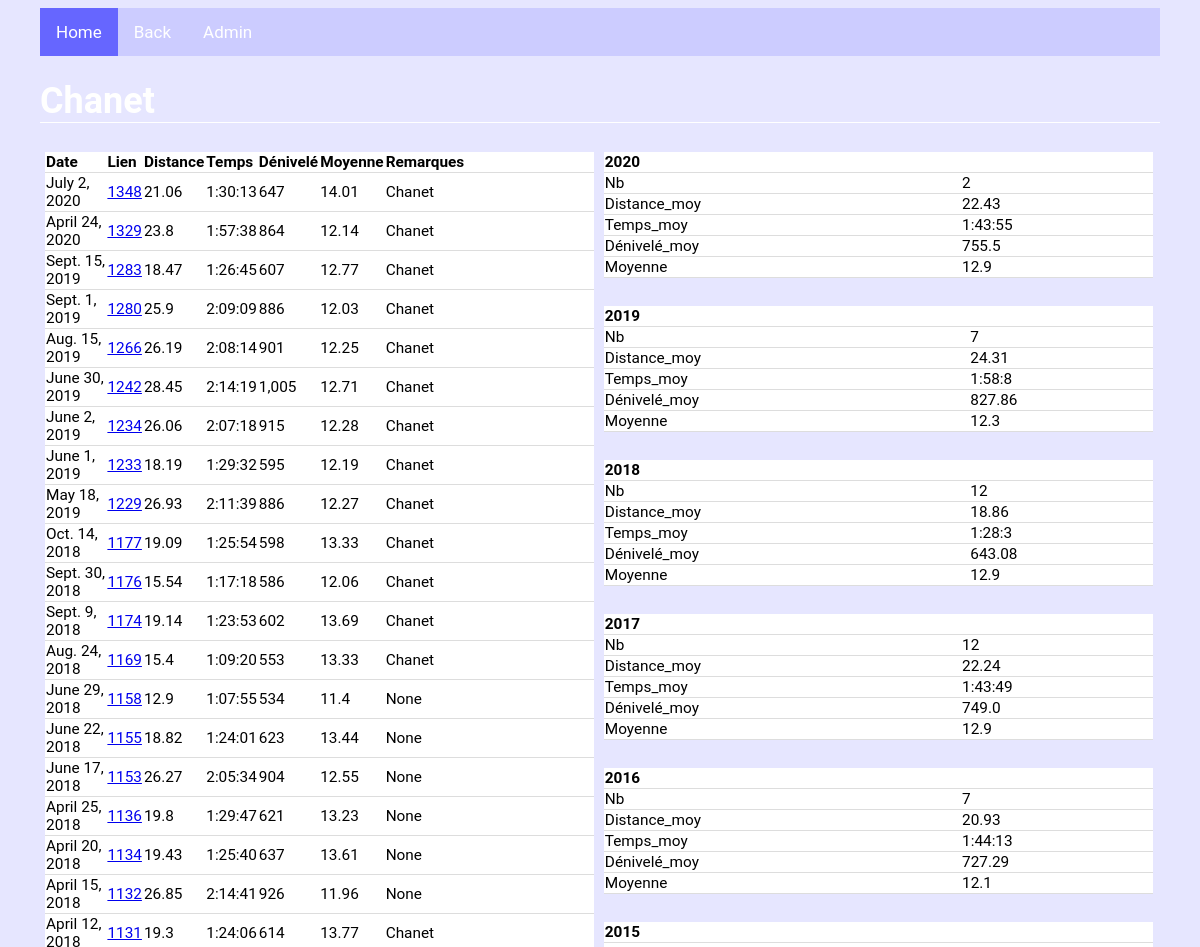
Page /biketours/tours/21/ (upper part) on the earlier database version.
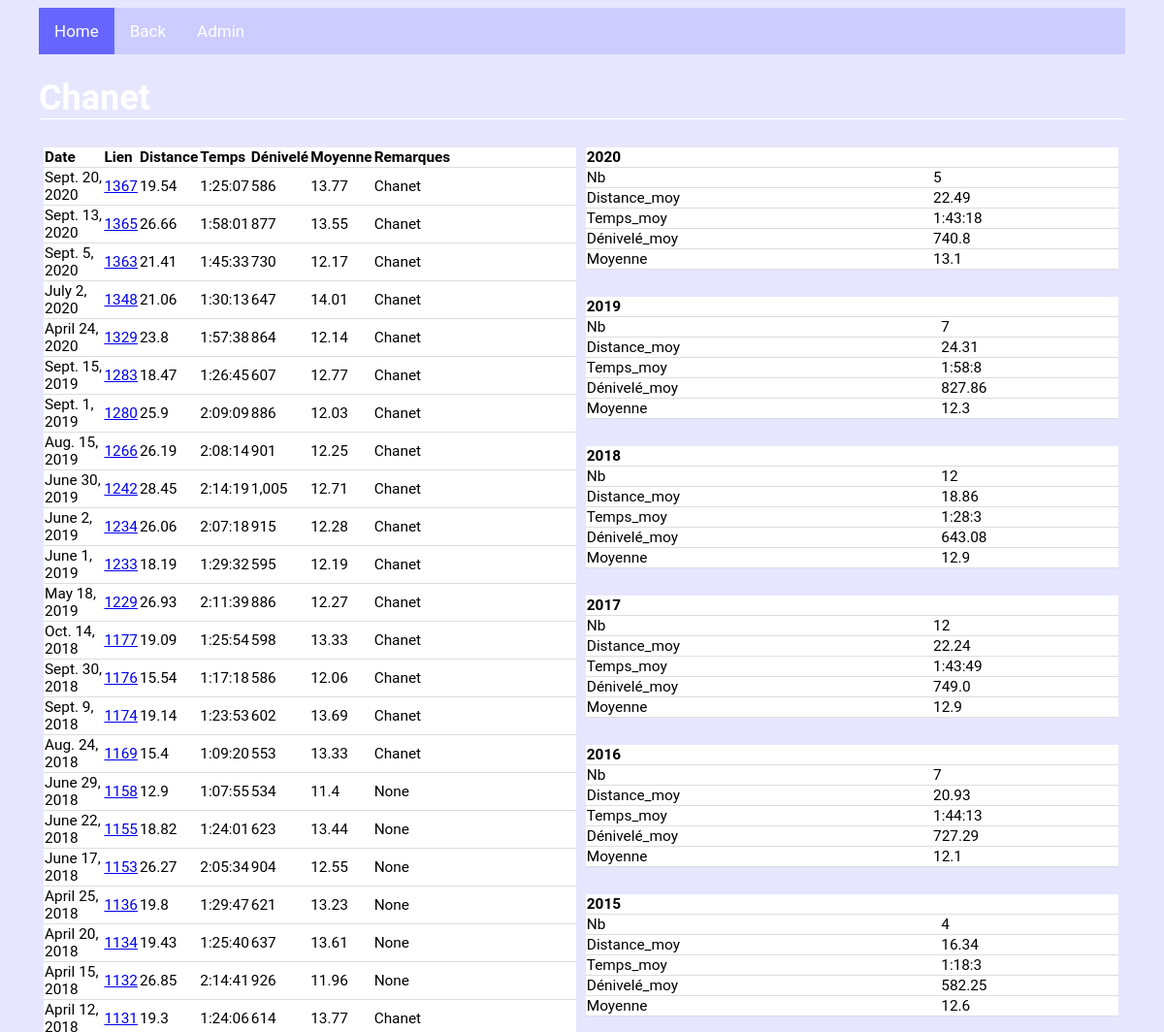
Same page on the later database version.
### biketours/models.py (models this page shows, shortened)
class BikeTour(models.Model):
    Parcours = models.CharField(max_length=250, default=None)
    Variante = models.CharField(max_length=250, default=None, blank=True, null=True)
    But = models.ForeignKey(But, on_delete=models.CASCADE)
    Type = models.ForeignKey(Type, on_delete=models.CASCADE)
    Descriptif = models.CharField(max_length=1000, default=None, blank=True, null=True)
    Descr_part_1 = models.CharField(max_length=250, default=None, blank=True, null=True)
    Dist_part_1 = models.FloatField(default=None, blank=True, null=True)
    Deniv_part_1 = models.FloatField(default=None, blank=True, null=True)
    Descr_part_2 = models.CharField(max_length=250, default=None, blank=True, null=True)
    Dist_part_2 = models.FloatField(default=None, blank=True, null=True)
    Deniv_part_2 = models.FloatField(default=None, blank=True, null=True)
    Descr_part_3 = models.CharField(max_length=250, default=None, blank=True, null=True)
    Dist_part_3 = models.FloatField(default=None, blank=True, null=True)
    Deniv_part_3 = models.FloatField(default=None, blank=True, null=True)
    Descr_part_4 = models.CharField(max_length=250, default=None, blank=True, null=True)
    Dist_part_4 = models.FloatField(default=None, blank=True, null=True)
    Deniv_part_4 = models.FloatField(default=None, blank=True, null=True)
    Descr_part_5 = models.CharField(max_length=250, default=None, blank=True, null=True)
    Dist_part_5 = models.FloatField(default=None, blank=True, null=True)
    Deniv_part_5 = models.FloatField(default=None, blank=True, null=True)
    Descr_part_6 = models.CharField(max_length=250, default=None, blank=True, null=True)
    Dist_part_6 = models.FloatField(default=None, blank=True, null=True)
    Deniv_part_6 = models.FloatField(default=None, blank=True, null=True)
    Descr_part_7 = models.CharField(max_length=250, default=None, blank=True, null=True)
    Dist_part_7 = models.FloatField(default=None, blank=True, null=True)
    Deniv_part_7 = models.FloatField(default=None, blank=True, null=True)
    Descr_part_8 = models.CharField(max_length=250, default=None, blank=True, null=True)
    Dist_part_8 = models.FloatField(default=None, blank=True, null=True)
    Deniv_part_8 = models.FloatField(default=None, blank=True, null=True)
    Descr_part_9 = models.CharField(max_length=250, default=None, blank=True, null=True)
    Dist_part_9 = models.FloatField(default=None, blank=True, null=True)
    Deniv_part_9 = models.FloatField(default=None, blank=True, null=True)
    Descr_part_10 = models.CharField(max_length=250, default=None, blank=True, null=True)
    Dist_part_10 = models.FloatField(default=None, blank=True, null=True)
    Deniv_part_10 = models.FloatField(default=None, blank=True, null=True)
    def title(self):
        if self.Variante is None:
            return(self.Parcours)
        else :
            return(self.Parcours + " - " + self.Variante)

class Perfo(models.Model):
    Refparcours = models.ForeignKey(BikeTour, blank=True, null=True, on_delete=models.CASCADE)
    Date = models.DateField(default=None)
    Distance = models.FloatField(default=None)
    Temps = models.DurationField(default=None)
    Remarques = models.CharField(max_length=1000, default=None, blank=True, null=True)
    Dénivelé = models.FloatField(default=None, blank=True, null=True)
    Vitesse_max = models.FloatField(default=None, blank=True, null=True)
    FC_moy = models.FloatField(default=None, blank=True, null=True)
    FC_max = models.FloatField(default=None, blank=True, null=True)
    Temps_part_1 = models.DurationField(default=None, blank=True, null=True)
    Temps_part_2 = models.DurationField(default=None, blank=True, null=True)
    Temps_part_3 = models.DurationField(default=None, blank=True, null=True)
    Temps_part_4 = models.DurationField(default=None, blank=True, null=True)
    Temps_part_5 = models.DurationField(default=None, blank=True, null=True)
    Temps_part_6 = models.DurationField(default=None, blank=True, null=True)
    Temps_part_7 = models.DurationField(default=None, blank=True, null=True)
    Temps_part_8 = models.DurationField(default=None, blank=True, null=True)
    Temps_part_9 = models.DurationField(default=None, blank=True, null=True)
    Temps_part_10 = models.DurationField(default=None, blank=True, null=True)
    def moy(self):
        if (self.Distance is None or self.Temps is None) :
            vmoy=None
        else :
            vmoy=round(self.Distance/self.Temps.total_seconds()*3600,2)
        return(vmoy)

### biketours/views.py (the view)
# urls.py: re_path(r"^tours/(?P<tour_id>[0-9]+)/$", views.perf_tours, name="perf_tours"),
def perf_tours(request, tour_id):
    all_perf = Perfo.objects.filter(Refparcours=tour_id).order_by("-Date")
    tour = BikeTour.objects.get(pk=tour_id)
    perf_y=dict()
    for y in all_perf.dates("Date", "year", order="DESC") :
        perf_y[y.year] = agrperfo(all_perf.filter(Date__year=y.year), stat="avg")
    context = {"all_perf":all_perf,
               "perf_y":perf_y,
               "tour":tour}
    return render(request, "biketours/perfo.html" ,context)

### biketours/views.py (called while the page is built, shortened)
def fmt_dct(k, v):  # formatage des résultats agrégés (Nb, Distance_totale/moy, Temps_total/moy, Dénivelé_total/moy)
    if v is None:
        return(v)
    elif re.search("Nb", k) and v is not None:
        return(round(v,0))
    elif re.search("Moy", k) and v is not None:
        return(round(v,1))
    elif (re.search("Distance",k) or re.search("Dénivelé", k)) and v is not None:
        return(format(round(v,2), ","))
    elif re.search("Temps",k) and v is not None:
        s = v.total_seconds()
        hours = s // 3600
        minutes = (s % 3600) // 60
        seconds = s % 60
        return(str(int(hours))+ ":" + str(int(minutes)).zfill(2) + ":" + str(int(seconds))).zfill(2)

def v_moy(qset, suffix): # suffix à introduire manuellement (string)
    if (qset["Distance"+suffix] is None or qset["Temps"+suffix] is None) :
        vmoy=None
    else :
        vmoy=qset["Distance"+suffix]/qset["Temps"+suffix].total_seconds()*3600
    return(vmoy)

def agrperfo(qset, stat="sum", div=3, form=True): # calcul des résultats agrégés (perfo) + mise en forme (! agrégation sur tout le queryset !)
    if stat=="sum":
        res=qset.aggregate(Nb=Count("Distance"), Distance_tot=Sum("Distance"), Temps_tot=Sum("Temps"), Dénivelé_tot=Sum("Dénivelé"))
        res["Moyenne"]=v_moy(res, "_tot")
    if stat=="avg":
        res=qset.aggregate(Nb=Count("Distance"), Distance_moy=Avg("Distance"), Temps_moy=Avg("Temps"), Dénivelé_moy=Avg("Dénivelé"))
        res["Moyenne"]=v_moy(res, "_moy")
    if form :
        res_form={k:fmt_dct(k, v) for k , v in res.items() }
    else :
        res_form=res
    return(res_form)

### biketours/templates/biketours/perfo.html
{% extends 'biketours/base.html' %}
{% block content %}
{% load humanize %}
<h1> {{tour.title}} </h1>
{% if all_perf %}
<div class="row">
	<div class="col_2">
		<table>
			<tr>
				<th>Date</th>
				<th>Lien</th>
				<th>Distance</th>
				<th>Temps</th>
				<th>Dénivelé</th>
				<th>Moyenne</th>
				<th>Remarques</th>
			</tr>
			{% for n in all_perf %}
			<tr>
				<td>{{n.Date}}</td>
				<td><a href="./{{n.pk}}/">{{n.pk}} </a></td>
				<td>{{n.Distance}}</td>
				<td>{{n.Temps}}</td>
				<td>{{n.Dénivelé|floatformat|intcomma}}</td>
				<td>{{n.moy}}</td>
				<td>{{n.Remarques}}</td>
			</tr>
			{% endfor %}
		</table>
	</div>
	<div class="col_2">
		{% for k, v in perf_y.items %}
		<table>
			<tr>
				<th colspan="2">{{k}} </th>
			</tr>
				{% for a, b in v.items %}
				<tr>
					<td>{{a}} </td>
					<td>{{b}} </td>
				</tr>
				{% endfor %}
		</table>
		<br>
		{% endfor %}
	</div>
</div>
{% else %}
	<h1> C'est vide ? .... </h1>
{% endif %}
{% endblock %}

### biketours/templates/biketours/base.html (shortened to what this page needs)
{% load static %}
<link rel="stylesheet" type="text/css" href="{% static 'biketours/mystyle.css' %}">
<div class="topnav">
  <a class="active" href="/">Home</a>
  <a href="../">Back</a>
  <a href="../admin">Admin</a>
</div>
{% block content %}
{% endblock %}

### biketours/static/biketours/mystyle.css (style rules this page uses)
table { width: 100%; border-bottom: 1px solid #ddd; border-collapse: collapse; text-align: left; background-color: white; font-size:80%; table-layout: auto; }
th, td { border-bottom: 1px solid #ddd; border-collapse: collapse; text-align: left; background-color: white; font-size:80%; }
h1 { color: white; font-size:150%; border-bottom: 1px solid white; }
.col_2 { float:left; width:49%; padding:5px; }
.row:after { content:""; display:table; clear:both; }
.topnav { background-color: #ccccff; overflow: hidden; }
.topnav a { float: left; color: white; text-align: center; padding: 14px 16px; text-decoration: none; font-size: 17px; }
.topnav a.active { background-color: #6666ff; color: white; }

Differences in the rows shown:
added Perfo: Date "Sept. 20, 2020", pk "1367", Distance "19.54", Temps "1:25:07", Dénivelé "586", moy "13.77", Remarques "Chanet"
added Perfo: Date "Sept. 13, 2020", pk "1365", Distance "26.66", Temps "1:58:01", Dénivelé "877", moy "13.55", Remarques "Chanet"
added Perfo: Date "Sept. 5, 2020", pk "1363", Distance "21.41", Temps "1:45:33", Dénivelé "730", moy "12.17", Remarques "Chanet"
Other differences:
list line gone: "Nb 2 Distance_moy 22.43 Temps_moy 1:43:55 Dénivelé_moy 755.5 Moyenne 12.9"
new list line: "Nb 5 Distance_moy 22.49 Temps_moy 1:43:18 Dénivelé_moy 740.8 Moyenne 13.1"
new list line: "Nb 4 Distance_moy 16.34 Temps_moy 1:18:3 Dénivelé_moy 582.25 Moyenne 12.6"
